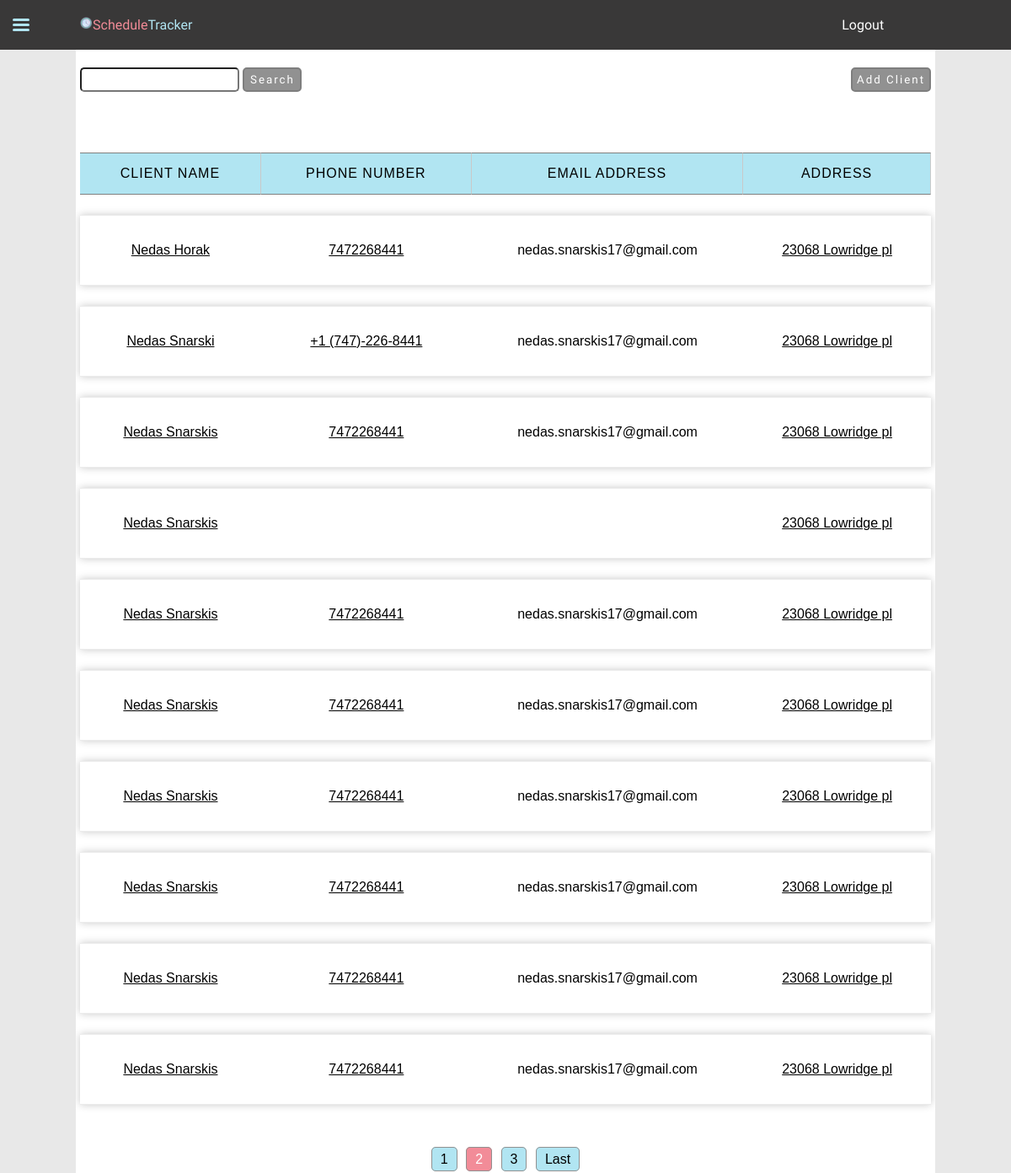
The page /clients/?page=2&query= (signed in) on the database as committed earlier.
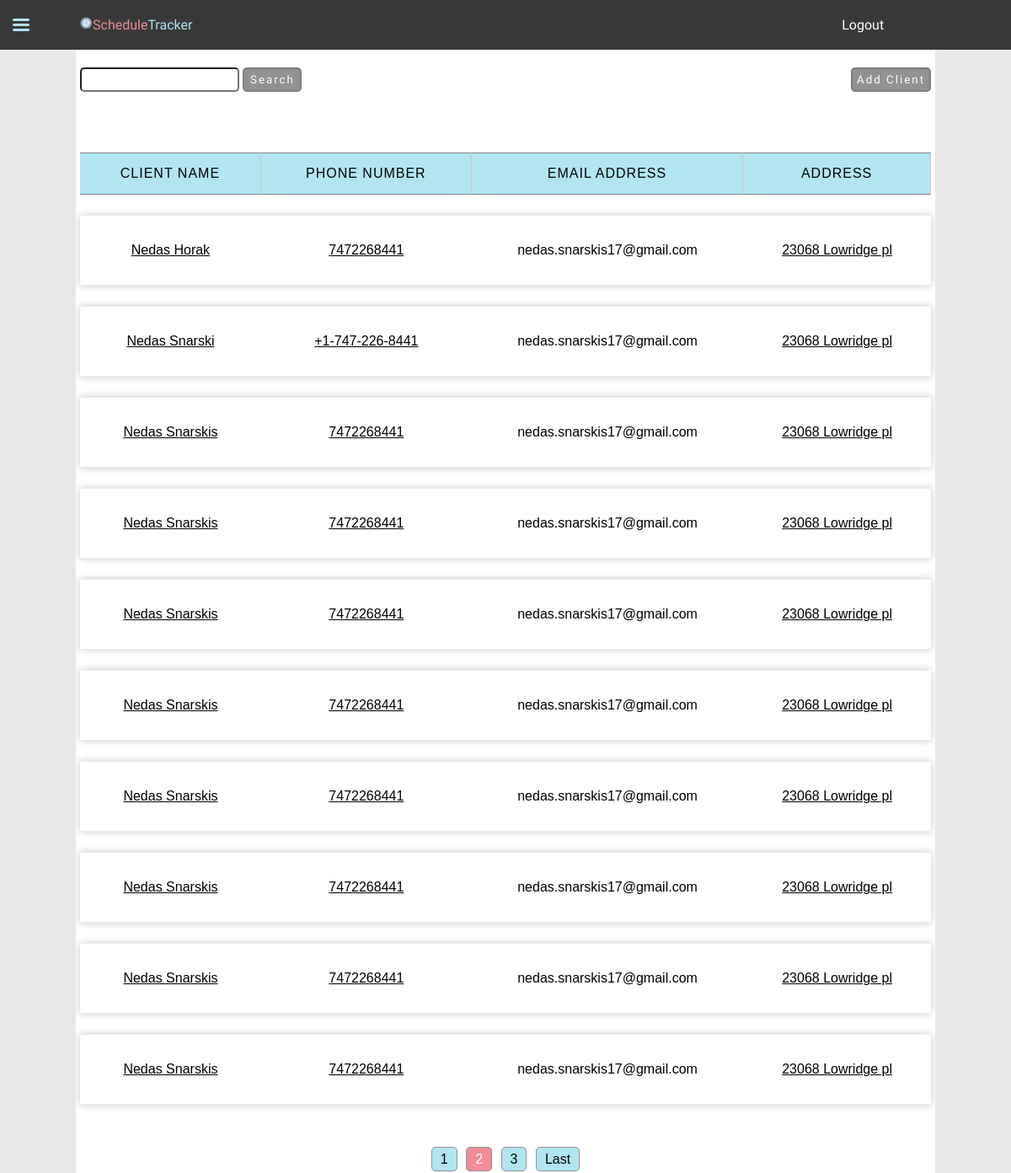
The same page on the database as committed later.
### JobTrackingApp/models.py (models this page shows, shortened)
class Client(models.Model):
    user = models.ForeignKey(User, on_delete=models.CASCADE)
    name = models.CharField(max_length=30)
    address = models.CharField(max_length=60)
    phone_number = models.CharField(blank=True, max_length=30)
    email_address = models.EmailField(blank=True, max_length=30)

### JobTrackingApp/views.py (the view, shortened to what this page needs)
# urls.py: path("clients/", views.clients, name="clients"),
@login_required
def clients(request):
    clientList = Client.objects.filter(user=request.user).order_by("name")
    if request.method == "GET":
        form = ClientForm()
        searchForm = SearchForm(request.GET)
        if searchForm.is_valid():
            data = searchForm.cleaned_data
            query = data["query"]
            if query:
                clientList = clientList.filter(name__icontains=query)
    page_number = request.GET.get("page", 1)
    paginator = Paginator(clientList, 10)
    pageList = paginator.get_page(page_number)
    context = {
        "paginator": paginator,
        "page_obj": pageList,
        "form": form,
        "searchForm": searchForm,
        "is_paginated": True,
        "search": query,
    }
    return render(
        request,
        "JobTrackingApp/clients.html",
        context,
    )

### JobTrackingApp/forms.py (shortened to what this page needs)
class ClientForm(ModelForm):
    name = forms.CharField(
        error_messages={"invalid": "Client with the same name already exists"}
    )
    name.widget.attrs.update(
        {"placeholder": "required", "autocomplete": "new-password"}
    )
    address = forms.CharField()
    address.widget.attrs.update(
        {"autocomplete": "new-password", "placeholder": "required"}
    )
    phone_number = forms.RegexField(
        regex=r"^(\+?1?)\D*(\d{3})\D*(\d{3})\D*(\d{4})\D*$",
        error_messages={
            "invalid": "Phone number must be entered in the format: '+1-333-666-9999'",
        },
        required=False,
        widget=forms.TextInput(
            attrs={
                "placeholder": "Example: +1-323-627-8956 (optional)",
                "autocomplete": "new-password",
            }
        ),
    )
    email_address = forms.EmailField(required=False)
    email_address.widget.attrs.update(
        {"placeholder": "optional", "autocomplete": "new-password"}
    )
    class Meta:
        model = Client
        fields = ["name", "address", "phone_number", "email_address"]

class SearchForm(forms.Form):
    query = forms.CharField(max_length=100, required=False)

### JobTrackingApp/templates/JobTrackingApp/clients.html (shortened to what this page needs)
{% extends 'JobTrackingApp/base.html' %}
{% load static %}
{% block css %}
    <link rel="stylesheet" href="{% static 'css/clients.css' %}">
{% endblock css %}
{% block content %}
    <div class="wrapper">
        <div class="search">
            <form class="searchForm" action='' method='GET'>
                {{ searchForm.query }}
                <input class="button" type="submit" value="Search">
            </form>
        </div>
        <div class="features">
            <button class="addClient button"> Add Client </button>
        </div>
    </div>
    <table id="clientsTable">
        {% if page_obj %}
            <tr class="table-header">
                <th> Client name</th>
                <th> Phone number</th>
                <th> Email address </th>
                <th> Address </th>
            </tr>
            {% for client in page_obj %}
                <tr class="table-row">
                    <td data-name="Client name" class="tdName"><a class="link" href="{% url 'client-detail' client.pk %}">{{ client.name }}</a></td>
                    <td data-name="Phone number"><a href="tel:{{ client.phone_number }}"> {{ client.phone_number }} </a></td>
                    <td data-name="Email Address"> {{ client.email_address }} </td>
                    <td data-name="Address"><a target="_blank" href="https://www.google.com/maps/search/?api=1&query={{ client.address }}">{{ client.address }}</a></td>
                </tr>
            {% endfor %}
        {% else %}
            <p class="not-found"> Client was not found. Maybe create a new client?</p>
        {% endif %}
    </table>
    {% if is_paginated %}
    <div class="paginator">
        {% if page_obj.has_previous %}
            <a href="?page={{ page_obj.previous_page_number }}&query={{ search }}" class="page-number">{{ page_obj.previous_page_number }}</a>
        {% endif %}
        <a class="current-page-number">{{ page_obj.number }}</a>
        {% if page_obj.has_next %}
            <a href="?page={{ page_obj.next_page_number }}&query={{ search }}" class="page-number">{{ page_obj.next_page_number }}</a>
        {% endif %}
        {% if paginator.num_pages > page_obj.next_page_number %}
            <a href="?page={{ paginator.num_pages }}&query={{ search }}" class="page-number">Last</a>
        {% endif %}
    </div>
    {% endif %}
{% endblock content %}

Rows that differ between the two databases and show on the page:
no longer on this page (row edited): Client: name "Nedas Snarskis", address "23068 Lowridge pl"
changed Client "Nedas Snarski": phone_number "+1 (747)-226-8441" → "+1-747-226-8441"
now on this page (row unchanged): Client: name "Nedas Snarskis", phone_number "7472268441", email_address "nedas.snarskis17@gmail.com", address "23068 Lowridge pl"
